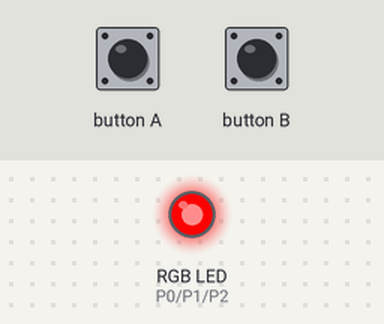
A program run on a simulated BBC micro:bit running MicroPython. On the bench: an RGB LED mixed from three pins (HIGH = lit). Inputs (shaded band) come from the test bench.

Above: at 1.2 s.
1.3 s: button A pressed for 0.15 s
At 1.39 s:
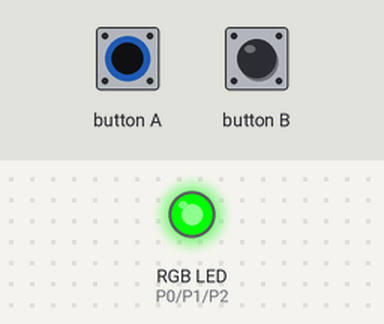
2.9 s: button B pressed for 0.15 s
At 2.99 s:
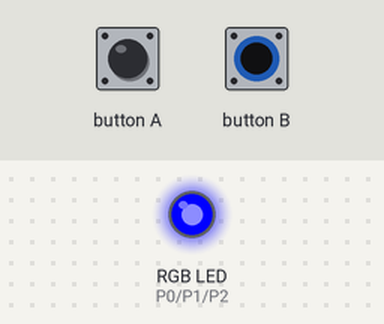
4.5 s: button B pressed for 3.2 s
At 8.4 s:
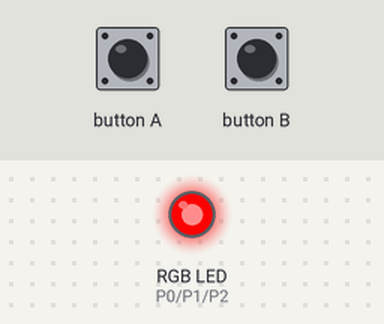
9.2 s: button A pressed for 3.2 s
At 9.6 s:
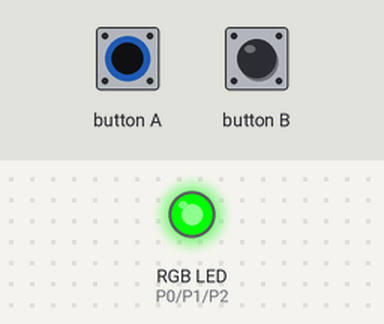
Timing chart, 0 to 13.9 s (numbered marks = the images above; inputs shaded):
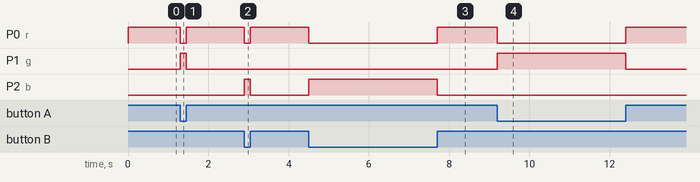

Measured:
- after the input at 1.3 s, P0 (r): HIGH → LOW at once, → HIGH 0.15 s later; P1 (g): LOW → HIGH at once, → LOW 0.15 s later
- after the input at 2.9 s, P0 (r): HIGH → LOW at once, → HIGH 0.15 s later; P2 (b): LOW → HIGH at once, → LOW 0.15 s later
- after the input at 4.5 s, P0 (r): HIGH → LOW at once, → HIGH 3.2 s later; P2 (b): LOW → HIGH at once, → LOW 3.2 s later
- after the input at 9.2 s, P0 (r): HIGH → LOW at once, → HIGH 3.2 s later; P1 (g): LOW → HIGH at once, → LOW 3.2 s later

The program:

6_rgb_led_buttons_wrong.py
```python
from microbit import *
from random import randint

r = pin0
g = pin1
b = pin2

while True:
    if button_a.is_pressed() is True:
        r.write_digital(0)
        g.write_digital(1)
        b.write_digital(0)
    elif button_b.is_pressed() is True:
        r.write_digital(0)
        g.write_digital(0)
        b.write_digital(1)
    else:
        r.write_digital(1)
        g.write_digital(0)
        b.write_digital(0)
```
